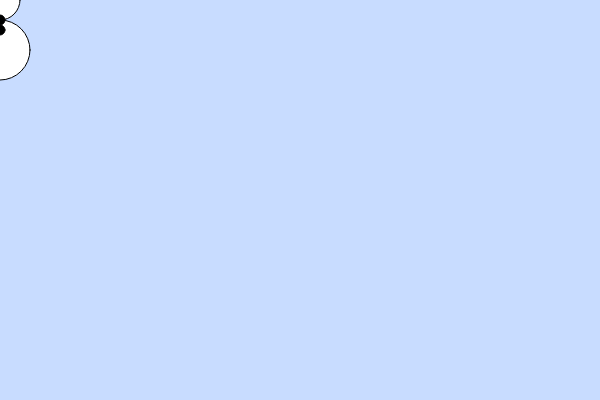
Frame 1 (no input)
Frame 60 (no input): identical to frame 1, image omitted
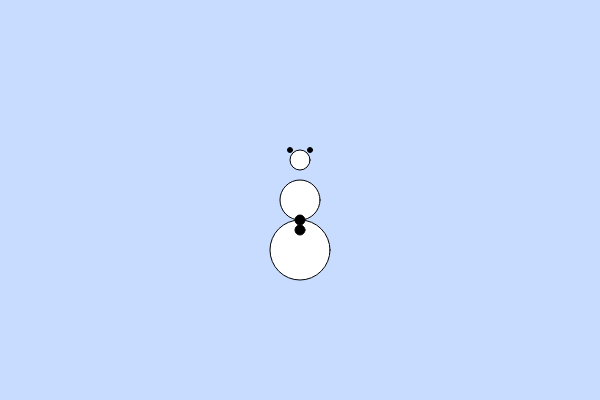
Frame 120 (the mouse pressed at the canvas centre since frame 60)

The p5.js sketch that drew these frames (run headless with seeded random() and noise() and a simulated clock; from frame 60 on, the mouse is pressed at the canvas centre):

// p5.js sketch
// ── sketch.js
// Project Title
// Henish Patel
// Mon, September 16
// Use b or B or press mouse scroll button to change background color 
// use c or C or press right click on mouse to change random color of snow man 




let currentBack = 0;
let bgColors = [
  [200, 220, 255], // blue
  [180, 200, 255], // dark blue
  [160, 180, 255], // more darker blue
  [140, 160, 255]  // darkest blue
];



let snowmanX, snowmanY;
let snowmanColor = [255, 255, 255]; 


function setup() {
  createCanvas(600, 400);
  snowmanX = width / 2;
  snowmanY = height / 2;
  
}

function draw() {

  background(bgColors[currentBack]);
 
  
  drawSnowman(snowmanX, snowmanY);

}

// draw snow man 
function drawSnowman(x, y) {
  fill(snowmanColor);
  ellipse(x, y + 50, 60, 60); 
  ellipse(x, y, 40, 40);     
  ellipse(x, y - 40, 20, 20); 

// eye..................................
  fill(0);
  ellipse(x - 10, y - 50, 5, 5); 
  ellipse(x + 10, y - 50, 5, 5); 

// button...............................
  fill(0);
  ellipse(x, y + 20, 10, 10);
  ellipse(x, y + 30, 10, 10);
}

// mouse movement === snowman 
function mouseMoved() {
  snowmanX = mouseX;
  snowmanY = mouseY;
}

// click the scroll button to change the color..........................
function mousePressed() {
  if (mouseButton === CENTER) {
    currentBack = (currentBack + 1) % bgColors.length;
  }
  // rightclick changes snowman color...................................
  if (mouseButton === RIGHT) {
    snowmanColor = [random(255), random(255), random(255)]; 
}
}

function keyPressed() {
  if (key === 'r' || key === 'R') {
    snowmanX = width / 2;
    snowmanY = height / 2;
  }
  // Change snowman color with 'c' key
  if (key === 'c' || key === 'C') {
    snowmanColor = [random(255), random(255), random(255)]; 
  }
  if (key === 'b' || key === 'B') {
    currentBack = (currentBack + 1) % bgColors.length;
  }
}
